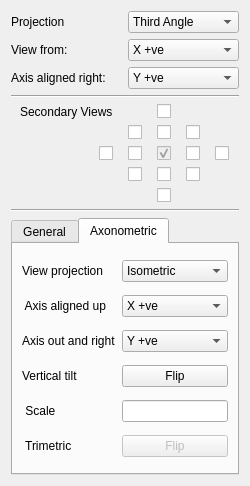
<?xml version="1.0" encoding="UTF-8"?>
<ui version="4.0">
 <class>DrawingGui::TaskOrthoViews</class>
 <widget class="QWidget" name="DrawingGui::TaskOrthoViews">
  <property name="geometry">
   <rect>
    <x>0</x>
    <y>0</y>
    <width>250</width>
    <height>486</height>
   </rect>
  </property>
  <property name="sizePolicy">
   <sizepolicy hsizetype="Fixed" vsizetype="Expanding">
    <horstretch>0</horstretch>
    <verstretch>0</verstretch>
   </sizepolicy>
  </property>
  <property name="minimumSize">
   <size>
    <width>250</width>
    <height>0</height>
   </size>
  </property>
  <property name="windowTitle">
   <string>Orthographic Projection</string>
  </property>
  <layout class="QGridLayout" name="gridLayout_5">
   <item row="3" column="0">
    <layout class="QGridLayout" name="gridLayout">
     <item row="3" column="1">
      <widget class="QCheckBox" name="cb12">
       <property name="enabled">
        <bool>true</bool>
       </property>
       <property name="sizePolicy">
        <sizepolicy hsizetype="Fixed" vsizetype="Fixed">
         <horstretch>0</horstretch>
         <verstretch>0</verstretch>
        </sizepolicy>
       </property>
       <property name="contextMenuPolicy">
        <enum>Qt::CustomContextMenu</enum>
       </property>
       <property name="toolTip">
        <string>Right click for axonometric settings</string>
       </property>
       <property name="layoutDirection">
        <enum>Qt::RightToLeft</enum>
       </property>
       <property name="text">
        <string/>
       </property>
      </widget>
     </item>
     <item row="4" column="1">
      <widget class="QCheckBox" name="cb13">
       <property name="enabled">
        <bool>true</bool>
       </property>
       <property name="sizePolicy">
        <sizepolicy hsizetype="Fixed" vsizetype="Fixed">
         <horstretch>0</horstretch>
         <verstretch>0</verstretch>
        </sizepolicy>
       </property>
       <property name="contextMenuPolicy">
        <enum>Qt::CustomContextMenu</enum>
       </property>
       <property name="toolTip">
        <string>Right click for axonometric settings</string>
       </property>
       <property name="layoutDirection">
        <enum>Qt::RightToLeft</enum>
       </property>
       <property name="text">
        <string/>
       </property>
      </widget>
     </item>
     <item row="4" column="2">
      <widget class="QCheckBox" name="cb23">
       <property name="enabled">
        <bool>true</bool>
       </property>
       <property name="sizePolicy">
        <sizepolicy hsizetype="Fixed" vsizetype="Fixed">
         <horstretch>0</horstretch>
         <verstretch>0</verstretch>
        </sizepolicy>
       </property>
       <property name="contextMenuPolicy">
        <enum>Qt::CustomContextMenu</enum>
       </property>
       <property name="toolTip">
        <string>Right click for axonometric settings</string>
       </property>
       <property name="layoutDirection">
        <enum>Qt::RightToLeft</enum>
       </property>
       <property name="text">
        <string/>
       </property>
      </widget>
     </item>
     <item row="4" column="3">
      <widget class="QCheckBox" name="cb33">
       <property name="enabled">
        <bool>true</bool>
       </property>
       <property name="sizePolicy">
        <sizepolicy hsizetype="Fixed" vsizetype="Fixed">
         <horstretch>0</horstretch>
         <verstretch>0</verstretch>
        </sizepolicy>
       </property>
       <property name="contextMenuPolicy">
        <enum>Qt::CustomContextMenu</enum>
       </property>
       <property name="toolTip">
        <string>Right click for axonometric settings</string>
       </property>
       <property name="layoutDirection">
        <enum>Qt::RightToLeft</enum>
       </property>
       <property name="text">
        <string/>
       </property>
      </widget>
     </item>
     <item row="2" column="1">
      <widget class="QCheckBox" name="cb11">
       <property name="enabled">
        <bool>true</bool>
       </property>
       <property name="sizePolicy">
        <sizepolicy hsizetype="Fixed" vsizetype="Fixed">
         <horstretch>0</horstretch>
         <verstretch>0</verstretch>
        </sizepolicy>
       </property>
       <property name="contextMenuPolicy">
        <enum>Qt::CustomContextMenu</enum>
       </property>
       <property name="toolTip">
        <string>Right click for axonometric settings</string>
       </property>
       <property name="layoutDirection">
        <enum>Qt::RightToLeft</enum>
       </property>
       <property name="text">
        <string/>
       </property>
       <property name="iconSize">
        <size>
         <width>16</width>
         <height>16</height>
        </size>
       </property>
      </widget>
     </item>
     <item row="2" column="3">
      <widget class="QCheckBox" name="cb31">
       <property name="enabled">
        <bool>true</bool>
       </property>
       <property name="sizePolicy">
        <sizepolicy hsizetype="Fixed" vsizetype="Fixed">
         <horstretch>0</horstretch>
         <verstretch>0</verstretch>
        </sizepolicy>
       </property>
       <property name="contextMenuPolicy">
        <enum>Qt::CustomContextMenu</enum>
       </property>
       <property name="toolTip">
        <string>Right click for axonometric settings</string>
       </property>
       <property name="layoutDirection">
        <enum>Qt::RightToLeft</enum>
       </property>
       <property name="text">
        <string/>
       </property>
      </widget>
     </item>
     <item row="2" column="2">
      <widget class="QCheckBox" name="cb21">
       <property name="enabled">
        <bool>true</bool>
       </property>
       <property name="sizePolicy">
        <sizepolicy hsizetype="Fixed" vsizetype="Fixed">
         <horstretch>0</horstretch>
         <verstretch>0</verstretch>
        </sizepolicy>
       </property>
       <property name="contextMenuPolicy">
        <enum>Qt::CustomContextMenu</enum>
       </property>
       <property name="toolTip">
        <string>Right click for axonometric settings</string>
       </property>
       <property name="layoutDirection">
        <enum>Qt::RightToLeft</enum>
       </property>
       <property name="text">
        <string/>
       </property>
      </widget>
     </item>
     <item row="3" column="3">
      <widget class="QCheckBox" name="cb32">
       <property name="enabled">
        <bool>true</bool>
       </property>
       <property name="sizePolicy">
        <sizepolicy hsizetype="Fixed" vsizetype="Fixed">
         <horstretch>0</horstretch>
         <verstretch>0</verstretch>
        </sizepolicy>
       </property>
       <property name="contextMenuPolicy">
        <enum>Qt::CustomContextMenu</enum>
       </property>
       <property name="toolTip">
        <string>Right click for axonometric settings</string>
       </property>
       <property name="layoutDirection">
        <enum>Qt::RightToLeft</enum>
       </property>
       <property name="text">
        <string/>
       </property>
      </widget>
     </item>
     <item row="5" column="2">
      <widget class="QCheckBox" name="cb24">
       <property name="enabled">
        <bool>true</bool>
       </property>
       <property name="sizePolicy">
        <sizepolicy hsizetype="Fixed" vsizetype="Fixed">
         <horstretch>0</horstretch>
         <verstretch>0</verstretch>
        </sizepolicy>
       </property>
       <property name="contextMenuPolicy">
        <enum>Qt::CustomContextMenu</enum>
       </property>
       <property name="toolTip">
        <string>Right click for axonometric settings</string>
       </property>
       <property name="layoutDirection">
        <enum>Qt::RightToLeft</enum>
       </property>
       <property name="text">
        <string/>
       </property>
      </widget>
     </item>
     <item row="1" column="2">
      <widget class="QCheckBox" name="cb20">
       <property name="enabled">
        <bool>true</bool>
       </property>
       <property name="sizePolicy">
        <sizepolicy hsizetype="Fixed" vsizetype="Fixed">
         <horstretch>0</horstretch>
         <verstretch>0</verstretch>
        </sizepolicy>
       </property>
       <property name="contextMenuPolicy">
        <enum>Qt::CustomContextMenu</enum>
       </property>
       <property name="toolTip">
        <string>Right click for axonometric settings</string>
       </property>
       <property name="layoutDirection">
        <enum>Qt::RightToLeft</enum>
       </property>
       <property name="text">
        <string/>
       </property>
      </widget>
     </item>
     <item row="3" column="4">
      <widget class="QCheckBox" name="cb42">
       <property name="enabled">
        <bool>true</bool>
       </property>
       <property name="sizePolicy">
        <sizepolicy hsizetype="Fixed" vsizetype="Fixed">
         <horstretch>0</horstretch>
         <verstretch>0</verstretch>
        </sizepolicy>
       </property>
       <property name="contextMenuPolicy">
        <enum>Qt::CustomContextMenu</enum>
       </property>
       <property name="toolTip">
        <string>Right click for axonometric settings</string>
       </property>
       <property name="layoutDirection">
        <enum>Qt::RightToLeft</enum>
       </property>
       <property name="text">
        <string/>
       </property>
      </widget>
     </item>
     <item row="3" column="2">
      <widget class="QCheckBox" name="cb22">
       <property name="enabled">
        <bool>false</bool>
       </property>
       <property name="sizePolicy">
        <sizepolicy hsizetype="Fixed" vsizetype="Fixed">
         <horstretch>0</horstretch>
         <verstretch>0</verstretch>
        </sizepolicy>
       </property>
       <property name="toolTip">
        <string>Primary view</string>
       </property>
       <property name="layoutDirection">
        <enum>Qt::RightToLeft</enum>
       </property>
       <property name="text">
        <string/>
       </property>
       <property name="checked">
        <bool>true</bool>
       </property>
      </widget>
     </item>
     <item row="1" column="0">
      <widget class="QLabel" name="label_3">
       <property name="text">
        <string>Secondary Views</string>
       </property>
       <property name="alignment">
        <set>Qt::AlignBottom|Qt::AlignLeading|Qt::AlignLeft</set>
       </property>
      </widget>
     </item>
     <item row="3" column="0">
      <widget class="QCheckBox" name="cb02">
       <property name="enabled">
        <bool>true</bool>
       </property>
       <property name="sizePolicy">
        <sizepolicy hsizetype="Fixed" vsizetype="Fixed">
         <horstretch>0</horstretch>
         <verstretch>0</verstretch>
        </sizepolicy>
       </property>
       <property name="contextMenuPolicy">
        <enum>Qt::CustomContextMenu</enum>
       </property>
       <property name="toolTip">
        <string>Right click for axonometric settings</string>
       </property>
       <property name="layoutDirection">
        <enum>Qt::RightToLeft</enum>
       </property>
       <property name="text">
        <string/>
       </property>
      </widget>
     </item>
    </layout>
   </item>
   <item row="4" column="0">
    <widget class="Line" name="line_2">
     <property name="orientation">
      <enum>Qt::Horizontal</enum>
     </property>
    </widget>
   </item>
   <item row="5" column="0">
    <widget class="QTabWidget" name="tabWidget">
     <property name="enabled">
      <bool>true</bool>
     </property>
     <property name="sizePolicy">
      <sizepolicy hsizetype="Preferred" vsizetype="Minimum">
       <horstretch>0</horstretch>
       <verstretch>0</verstretch>
      </sizepolicy>
     </property>
     <property name="minimumSize">
      <size>
       <width>90</width>
       <height>230</height>
      </size>
     </property>
     <property name="currentIndex">
      <number>1</number>
     </property>
     <widget class="QWidget" name="tab">
      <property name="enabled">
       <bool>true</bool>
      </property>
      <property name="sizePolicy">
       <sizepolicy hsizetype="Minimum" vsizetype="Minimum">
        <horstretch>0</horstretch>
        <verstretch>0</verstretch>
       </sizepolicy>
      </property>
      <attribute name="title">
       <string>General</string>
      </attribute>
      <layout class="QGridLayout" name="gridLayout_4">
       <item row="0" column="0">
        <widget class="QCheckBox" name="auto_tog">
         <property name="enabled">
          <bool>true</bool>
         </property>
         <property name="text">
          <string>Auto scale / position</string>
         </property>
         <property name="checked">
          <bool>true</bool>
         </property>
        </widget>
       </item>
       <item row="1" column="0">
        <layout class="QGridLayout" name="gridLayout_3">
         <item row="0" column="0">
          <widget class="QLabel" name="label_4">
           <property name="enabled">
            <bool>false</bool>
           </property>
           <property name="text">
            <string>Scale</string>
           </property>
           <property name="margin">
            <number>2</number>
           </property>
           <property name="indent">
            <number>0</number>
           </property>
          </widget>
         </item>
         <item row="0" column="1" colspan="2">
          <widget class="QLineEdit" name="scale_0">
           <property name="enabled">
            <bool>false</bool>
           </property>
           <property name="sizePolicy">
            <sizepolicy hsizetype="Preferred" vsizetype="Maximum">
             <horstretch>0</horstretch>
             <verstretch>0</verstretch>
            </sizepolicy>
           </property>
           <property name="alignment">
            <set>Qt::AlignRight|Qt::AlignTrailing|Qt::AlignVCenter</set>
           </property>
          </widget>
         </item>
         <item row="1" column="0">
          <widget class="QLabel" name="label_5">
           <property name="enabled">
            <bool>false</bool>
           </property>
           <property name="text">
            <string>Top left x / y</string>
           </property>
           <property name="margin">
            <number>2</number>
           </property>
           <property name="indent">
            <number>0</number>
           </property>
          </widget>
         </item>
         <item row="1" column="1">
          <widget class="QLineEdit" name="x_1">
           <property name="enabled">
            <bool>false</bool>
           </property>
           <property name="sizePolicy">
            <sizepolicy hsizetype="Maximum" vsizetype="Fixed">
             <horstretch>0</horstretch>
             <verstretch>0</verstretch>
            </sizepolicy>
           </property>
           <property name="alignment">
            <set>Qt::AlignRight|Qt::AlignTrailing|Qt::AlignVCenter</set>
           </property>
          </widget>
         </item>
         <item row="1" column="2">
          <widget class="QLineEdit" name="y_2">
           <property name="enabled">
            <bool>false</bool>
           </property>
           <property name="sizePolicy">
            <sizepolicy hsizetype="Maximum" vsizetype="Fixed">
             <horstretch>0</horstretch>
             <verstretch>0</verstretch>
            </sizepolicy>
           </property>
           <property name="alignment">
            <set>Qt::AlignRight|Qt::AlignTrailing|Qt::AlignVCenter</set>
           </property>
          </widget>
         </item>
         <item row="2" column="0">
          <widget class="QLabel" name="label_6">
           <property name="enabled">
            <bool>false</bool>
           </property>
           <property name="text">
            <string>Spacing dx / dy</string>
           </property>
           <property name="margin">
            <number>2</number>
           </property>
           <property name="indent">
            <number>0</number>
           </property>
          </widget>
         </item>
         <item row="2" column="1">
          <widget class="QLineEdit" name="spacing_h_3">
           <property name="enabled">
            <bool>false</bool>
           </property>
           <property name="alignment">
            <set>Qt::AlignRight|Qt::AlignTrailing|Qt::AlignVCenter</set>
           </property>
          </widget>
         </item>
         <item row="2" column="2">
          <widget class="QLineEdit" name="spacing_v_4">
           <property name="enabled">
            <bool>false</bool>
           </property>
           <property name="alignment">
            <set>Qt::AlignRight|Qt::AlignTrailing|Qt::AlignVCenter</set>
           </property>
          </widget>
         </item>
        </layout>
       </item>
       <item row="2" column="0">
        <widget class="Line" name="line_3">
         <property name="orientation">
          <enum>Qt::Horizontal</enum>
         </property>
        </widget>
       </item>
       <item row="3" column="0">
        <widget class="QCheckBox" name="hidden">
         <property name="enabled">
          <bool>true</bool>
         </property>
         <property name="text">
          <string>Show hidden lines</string>
         </property>
        </widget>
       </item>
       <item row="4" column="0">
        <widget class="QCheckBox" name="smooth">
         <property name="text">
          <string>Show smooth lines</string>
         </property>
        </widget>
       </item>
      </layout>
     </widget>
     <widget class="QWidget" name="axoTab">
      <property name="enabled">
       <bool>true</bool>
      </property>
      <attribute name="title">
       <string>Axonometric</string>
      </attribute>
      <layout class="QGridLayout" name="gridLayout_7">
       <item row="1" column="0" rowspan="2">
        <layout class="QGridLayout" name="gridLayout_6">
         <item row="2" column="0">
          <widget class="QLabel" name="label_9">
           <property name="text">
            <string>Axis out and right</string>
           </property>
          </widget>
         </item>
         <item row="3" column="0">
          <widget class="QLabel" name="label_11">
           <property name="text">
            <string>Vertical tilt</string>
           </property>
          </widget>
         </item>
         <item row="1" column="1">
          <widget class="QComboBox" name="axoUp">
           <property name="enabled">
            <bool>true</bool>
           </property>
           <item>
            <property name="text">
             <string>X +ve</string>
            </property>
           </item>
           <item>
            <property name="text">
             <string>Y +ve</string>
            </property>
           </item>
           <item>
            <property name="text">
             <string>Z +ve</string>
            </property>
           </item>
           <item>
            <property name="text">
             <string>X -ve</string>
            </property>
           </item>
           <item>
            <property name="text">
             <string>Y -ve</string>
            </property>
           </item>
           <item>
            <property name="text">
             <string>Z -ve</string>
            </property>
           </item>
          </widget>
         </item>
         <item row="0" column="1">
          <widget class="QComboBox" name="axoProj">
           <property name="enabled">
            <bool>true</bool>
           </property>
           <item>
            <property name="text">
             <string>Isometric</string>
            </property>
           </item>
           <item>
            <property name="text">
             <string>Dimetric</string>
            </property>
           </item>
           <item>
            <property name="text">
             <string>Trimetric</string>
            </property>
           </item>
          </widget>
         </item>
         <item row="4" column="0">
          <widget class="QLabel" name="label_10">
           <property name="text">
            <string> Scale</string>
           </property>
          </widget>
         </item>
         <item row="0" column="0">
          <widget class="QLabel" name="label">
           <property name="text">
            <string>View projection</string>
           </property>
          </widget>
         </item>
         <item row="1" column="0">
          <widget class="QLabel" name="label_8">
           <property name="text">
            <string> Axis aligned up</string>
           </property>
          </widget>
         </item>
         <item row="2" column="1">
          <widget class="QComboBox" name="axoRight">
           <property name="enabled">
            <bool>true</bool>
           </property>
           <item>
            <property name="text">
             <string>Y +ve</string>
            </property>
           </item>
           <item>
            <property name="text">
             <string>Z +ve</string>
            </property>
           </item>
           <item>
            <property name="text">
             <string>Y -ve</string>
            </property>
           </item>
           <item>
            <property name="text">
             <string>Z -ve</string>
            </property>
           </item>
          </widget>
         </item>
         <item row="4" column="1">
          <widget class="QLineEdit" name="axoScale">
           <property name="enabled">
            <bool>true</bool>
           </property>
          </widget>
         </item>
         <item row="3" column="1">
          <widget class="QPushButton" name="vert_flip">
           <property name="text">
            <string>Flip</string>
           </property>
           <property name="checkable">
            <bool>true</bool>
           </property>
           <property name="checked">
            <bool>false</bool>
           </property>
          </widget>
         </item>
         <item row="5" column="0">
          <widget class="QLabel" name="label_12">
           <property name="text">
            <string> Trimetric</string>
           </property>
          </widget>
         </item>
         <item row="5" column="1">
          <widget class="QPushButton" name="tri_flip">
           <property name="enabled">
            <bool>false</bool>
           </property>
           <property name="text">
            <string>Flip</string>
           </property>
           <property name="checkable">
            <bool>true</bool>
           </property>
          </widget>
         </item>
        </layout>
       </item>
      </layout>
     </widget>
    </widget>
   </item>
   <item row="0" column="0">
    <layout class="QHBoxLayout" name="horizontalLayout_3">
     <item>
      <widget class="QLabel" name="label_7">
       <property name="text">
        <string>Projection</string>
       </property>
      </widget>
     </item>
     <item>
      <widget class="QComboBox" name="projection">
       <property name="editable">
        <bool>false</bool>
       </property>
       <item>
        <property name="text">
         <string>Third Angle</string>
        </property>
       </item>
       <item>
        <property name="text">
         <string>First Angle</string>
        </property>
       </item>
      </widget>
     </item>
    </layout>
   </item>
   <item row="2" column="0">
    <widget class="Line" name="line">
     <property name="orientation">
      <enum>Qt::Horizontal</enum>
     </property>
    </widget>
   </item>
   <item row="1" column="0">
    <layout class="QGridLayout" name="gridLayout_2">
     <item row="0" column="0">
      <widget class="QLabel" name="textLabel1">
       <property name="text">
        <string>View from:</string>
       </property>
      </widget>
     </item>
     <item row="0" column="1">
      <widget class="QComboBox" name="view_from">
       <property name="sizeAdjustPolicy">
        <enum>QComboBox::AdjustToContentsOnFirstShow</enum>
       </property>
       <property name="frame">
        <bool>true</bool>
       </property>
       <item>
        <property name="text">
         <string>X +ve</string>
        </property>
       </item>
       <item>
        <property name="text">
         <string>Y +ve</string>
        </property>
       </item>
       <item>
        <property name="text">
         <string>Z +ve</string>
        </property>
       </item>
       <item>
        <property name="text">
         <string>X -ve</string>
        </property>
       </item>
       <item>
        <property name="text">
         <string>Y -ve</string>
        </property>
       </item>
       <item>
        <property name="text">
         <string>Z -ve</string>
        </property>
       </item>
      </widget>
     </item>
     <item row="1" column="0">
      <widget class="QLabel" name="label_2">
       <property name="text">
        <string>Axis aligned right:</string>
       </property>
       <property name="alignment">
        <set>Qt::AlignLeading|Qt::AlignLeft|Qt::AlignVCenter</set>
       </property>
      </widget>
     </item>
     <item row="1" column="1">
      <widget class="QComboBox" name="axis_right">
       <item>
        <property name="text">
         <string notr="true">Y +ve</string>
        </property>
       </item>
       <item>
        <property name="text">
         <string notr="true">Z +ve</string>
        </property>
       </item>
       <item>
        <property name="text">
         <string notr="true">Y -ve</string>
        </property>
       </item>
       <item>
        <property name="text">
         <string notr="true">Z -ve</string>
        </property>
       </item>
      </widget>
     </item>
    </layout>
   </item>
  </layout>
 </widget>
 <resources/>
 <connections/>
</ui>
